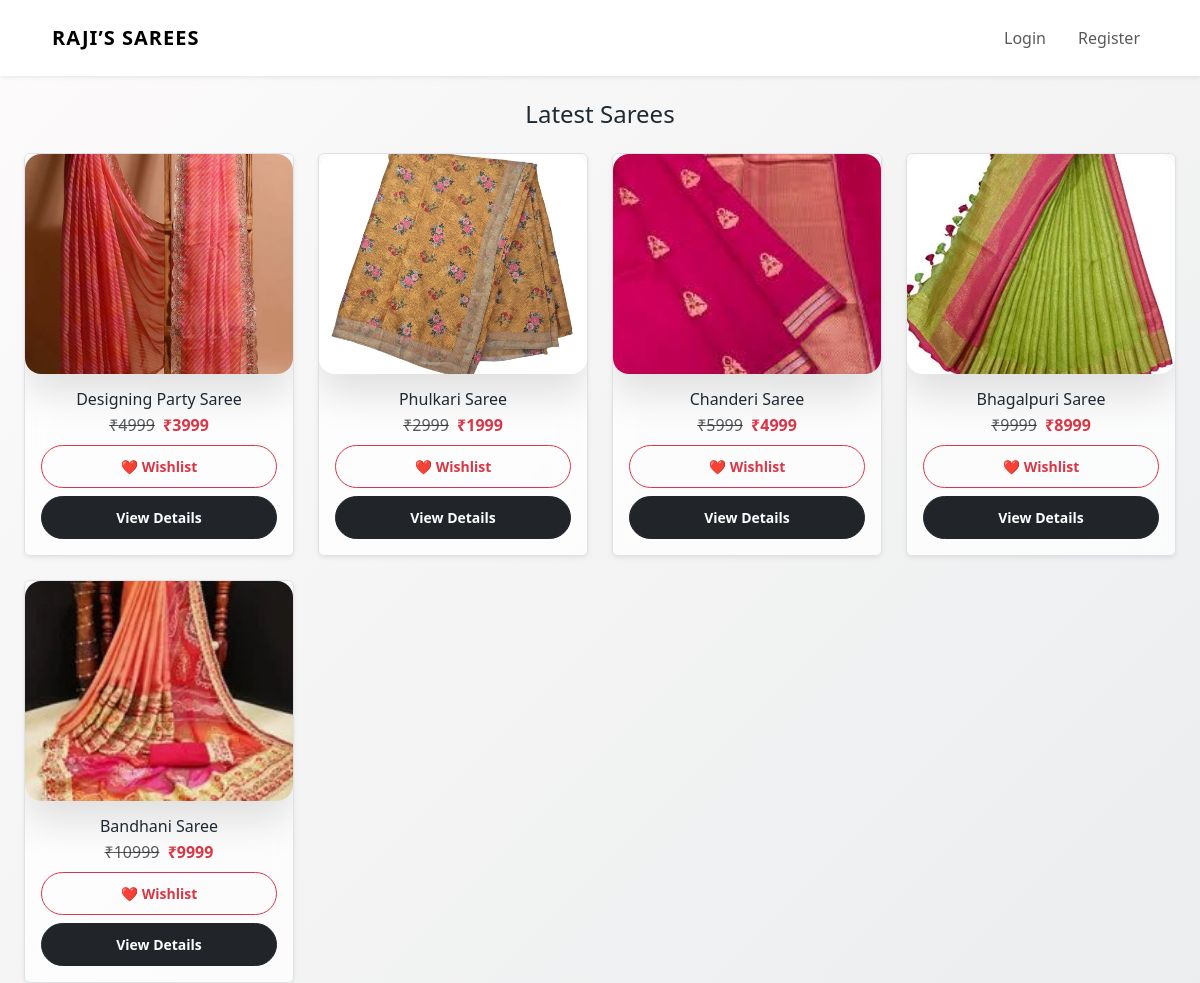
The page / on the database its author committed.
### app.py (models this page shows)
class Product(db.Model):
    id = db.Column(db.Integer, primary_key=True)
    name = db.Column(db.String(150), nullable=False)
    mrp = db.Column(db.Integer, nullable=False)
    price = db.Column(db.Integer, nullable=False)
    stock = db.Column(db.Integer, nullable=False)
    image = db.Column(db.String(300), nullable=False)
    description = db.Column(db.Text, nullable=False)

### app.py (the view)
@app.route("/")
def home():
    products = Product.query.all()
    return render_template("home.html", sarees=products)

### app.py (called while the page is built)
@app.context_processor
def inject_cart_count():
    if current_user.is_authenticated:
        count = db.session.query(
            func.sum(CartItem.quantity)
        ).filter_by(user_id=current_user.id).scalar()
        return {"cart_count": count or 0}
    return {"cart_count": 0}

### templates/home.html
{% extends "base.html" %}
{% block content %}
<div class="container mt-4">
  <h4 class="mb-4 text-center">Latest Sarees</h4>
  <div class="row g-4">
    {% for product in sarees %}
    <div class="col-6 col-md-4 col-lg-3">
      <div class="product-card h-100 border rounded shadow-sm">
      <img
        src="{{ url_for('static',
              filename='uploads/' ~ product.name|lower|replace(' ', '') ~ '.jpg') }}"
        class="img-fluid product-img w-100"
        alt="{{ product.name }}"
        loading="lazy"
        onerror="this.onerror=null;this.src='/static/uploads/cottonhandloomsaree.jpg';"
      >
        <div class="p-3 text-center">
          <h6 class="mb-1">{{ product.name }}</h6>
          <p class="mb-2">
            <del class="text-muted">₹{{ product.mrp }}</del>
            <span class="text-danger fw-bold ms-1">₹{{ product.price }}</span>
          </p>
          <form method="POST" action="/wishlist/toggle/{{ product.id }}">
            <button type="submit" class="btn btn-outline-danger btn-sm w-100">
              ❤️ Wishlist
            </button>
          </form>
          <a
            href="{{ url_for('product_details', product_id=product.id) }}"
            class="btn btn-dark btn-sm w-100 mt-2">
            View Details
          </a>
        </div>
      </div>
    </div>
    {% endfor %}
  </div>
</div>
{% endblock %}

### static/css/style.css (style rules this page uses)
* { margin: 0; padding: 0; box-sizing: border-box; }
body { font-family: 'Inter', sans-serif; background-color: #f5f5f6; color: #282c3f; }
body { background-color: #f5f5f5; }
.product-card { border: none; transition: transform 0.3s; }
.product-card { background: #fff; border-radius: 10px; overflow: hidden; transition: all 0.3s ease; box-shadow: 0 4px 12px rgba(0,0,0,0.06); }
.product-img { width: 100%; height: 320px; object-fit: cover; }
button { transition: all 0.3s ease; }
.product-card { background: #fff; border-radius: 12px; overflow: hidden; transition: all 0.3s ease; box-shadow: 0 4px 12px rgba(0,0,0,0.05); }
.product-card img { width: 100%; height: 220px; object-fit: cover; }
:root { --primary: #b1275e; --secondary: #f8f8f8; --text-dark: #222; --muted: #777; }
body { font-family: 'Poppins', sans-serif; background-color: var(--secondary); color: var(--text-dark); }
a { text-decoration: none; }
.container { max-width: 1200px; }
.product-card { border: none; border-radius: 14px; transition: all 0.3s ease; }
.product-card { background: #fff; border-radius: 14px; box-shadow: 0 10px 25px rgba(0,0,0,0.06); transition: transform 0.3s ease, box-shadow 0.3s ease; }
.product-img { width: 100%; height: 220px; object-fit: cover; border-top-left-radius: 14px; border-top-right-radius: 14px; }
@media (min-width: 992px) { .product-img { height: 240px; } }
:root { --primary: #6a11cb; --secondary: #2575fc; --accent: #ffb703; --success: #2ec4b6; --danger: #ef233c; --dark: #1f2933; --light: #f8f9fa; --glass: rgba(255, 255, 255, 0.75); --radius: 16px; --shadow: 0 20px 40px rgba(0,0,0,0.12); }
body { font-family: "Poppins", system-ui, sans-serif; background: linear-gradient(135deg, #fdfbfb, #ebedee); color: var(--dark); min-height: 100vh; }
.btn { border-radius: 999px; font-weight: 600; padding: 10px 18px; transition: all 0.35s ease; }
.product-card { background: var(--glass); backdrop-filter: blur(12px); border-radius: var(--radius); box-shadow: var(--shadow); overflow: hidden; transition: all 0.4s ease; }
.product-img { border-radius: var(--radius); object-fit: cover; transition: transform 0.5s ease; }
.container img { border-radius: var(--radius); box-shadow: var(--shadow); }

### rows shown on the page
Product: shows a picture, name "Designing Party Saree", mrp "4999", price "3999"
Product: shows a picture, name "Phulkari Saree", mrp "2999", price "1999"
Product: shows a picture, name "Chanderi Saree", mrp "5999", price "4999"
Product: shows a picture, name "Bhagalpuri Saree", mrp "9999", price "8999"
Product: shows a picture, name "Bandhani Saree", mrp "10999", price "9999"
